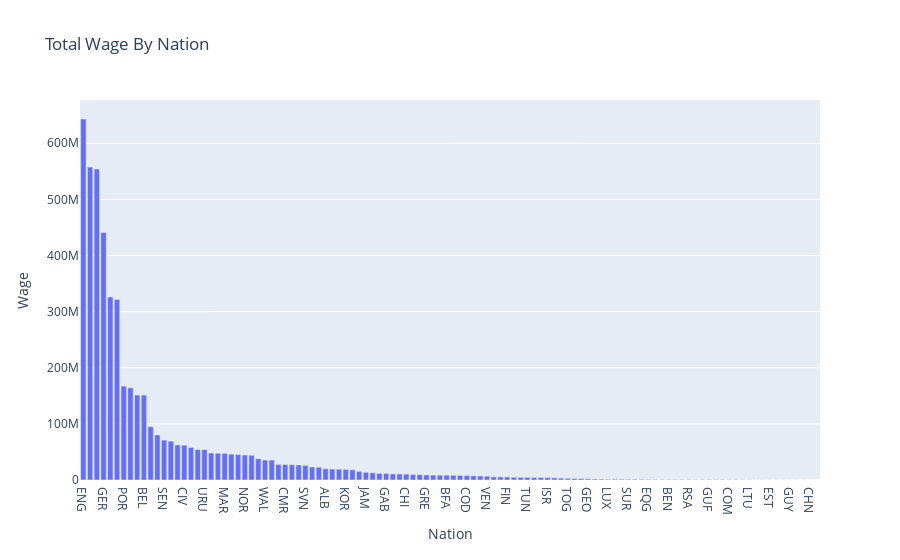

Notebook code cell kept with this figure:
### Markdown cell above
#### Plot the Bar chart using the function 'plots_sum'

### Code cell
plots_sum('Nation', bar=True, pie=False, data_frame=df_norm)

### Figure 1 — Plotly figure (JSON) as saved in the notebook; plotly's stock layout.template omitted (floating-point values rounded to 4 significant figures)
{"data": [{"alignmentgroup": "True", "hovertemplate": "Nation=%{x}<br>Wage=%{y}<extra></extra>", "legendgroup": "", "marker": {"color": "#636efa", "pattern": {"shape": ""}}, "name": "", "offsetgroup": "", "orientation": "v", "showlegend": false, "textposition": "auto", "type": "bar", "x": ["ENG", "FRA", "ESP", "GER", "ITA", "BRA", "POR", "ARG", "NED", "BEL", "CRO", "DEN", "SEN", "POL", "AUT", "CIV", "SRB", "SCO", "URU", "GHA", "NGA", "MAR", "COL", "SUI", "NOR", "SWE", "USA", "WAL", "ALG", "MLI", "CMR", "TUR", "UKR", "SVN", "EGY", "IRL", "ALB", "CZE", "JPN", "KOR", "BIH", "MEX", "JAM", "SVK", "NIR", "GAB", "GUI", "CRC", "CHI", "HUN", "CAN", "GRE", "PAR", "KOS", "BFA", "ECU", "ROU", "COD", "MNE", "RUS", "VEN", "CTA", "DOM", "FIN", "ZAM", "ARM", "TUN", "NZL", "IRN", "ISR", "AUS", "MKD", "TOG", "GAM", "ZIM", "GEO", "UZB", "MOZ", "LUX", "GRN", "BUL", "SUR", "HON", "GLP", "EQG", "PER", "ANG", "BEN", "CPV", "MSR", "RSA", "CGO", "CYP", "GUF", "BDI", "GNB", "COM", "SLE", "PHI", "LTU", "ISL", "MAD", "EST", "LVA", "IRQ", "GUY", "THA", "BER", "CHN", "SIN"], "xaxis": "x", "y": [643137250, 557432500, 554109800, 440889000, 326242000, 321466500, 167302000, 164221000, 151287750, 151199250, 94879500, 80178750, 71076750, 69218250, 62428000, 61940750, 57916500, 54298000, 54172000, 48139500, 47648000, 47460000, 46047000, 45400000, 44506000, 44011500, 37843500, 35543000, 35490000, 27797000, 27538000, 27234250, 26836000, 26112750, 23171500, 22686000, 20126750, 19468000, 19329500, 18904000, 18248500, 15524000, 13806000, 12794000, 11761000, 11747500, 10845250, 10765000, 10553000, 9637750, 9528000, 8970500, 8694500, 8599000, 8551000, 8434000, 8102250, 7796000, 7373000, 7207000, 6719500, 5588000, 5527000, 5431500, 4848500, 4759000, 4706750, 4410000, 4397000, 4283000, 3865000, 3406500, 3012000, 2713000, 2625000, 2179000, 1763000, 1562000, 1469000, 1456000, 1412000, 1290000, 1211000, 1180000, 1000500, 926000, 838000, 802000, 781000, 780000, 775000, 682000, 624000, 615000, 608000, 598500, 536500, 529000, 430000, 320750, 298250, 256000, 214000, 190500, 135000, 104000, 78000, 67500, 52000, 28500], "yaxis": "y"}], "layout": {"barmode": "relative", "legend": {"tracegroupgap": 0}, "title": {"text": "Total Wage By Nation"}, "xaxis": {"anchor": "y", "domain": [0, 1], "title": {"text": "Nation"}}, "yaxis": {"anchor": "x", "domain": [0, 1], "title": {"text": "Wage"}}}}
